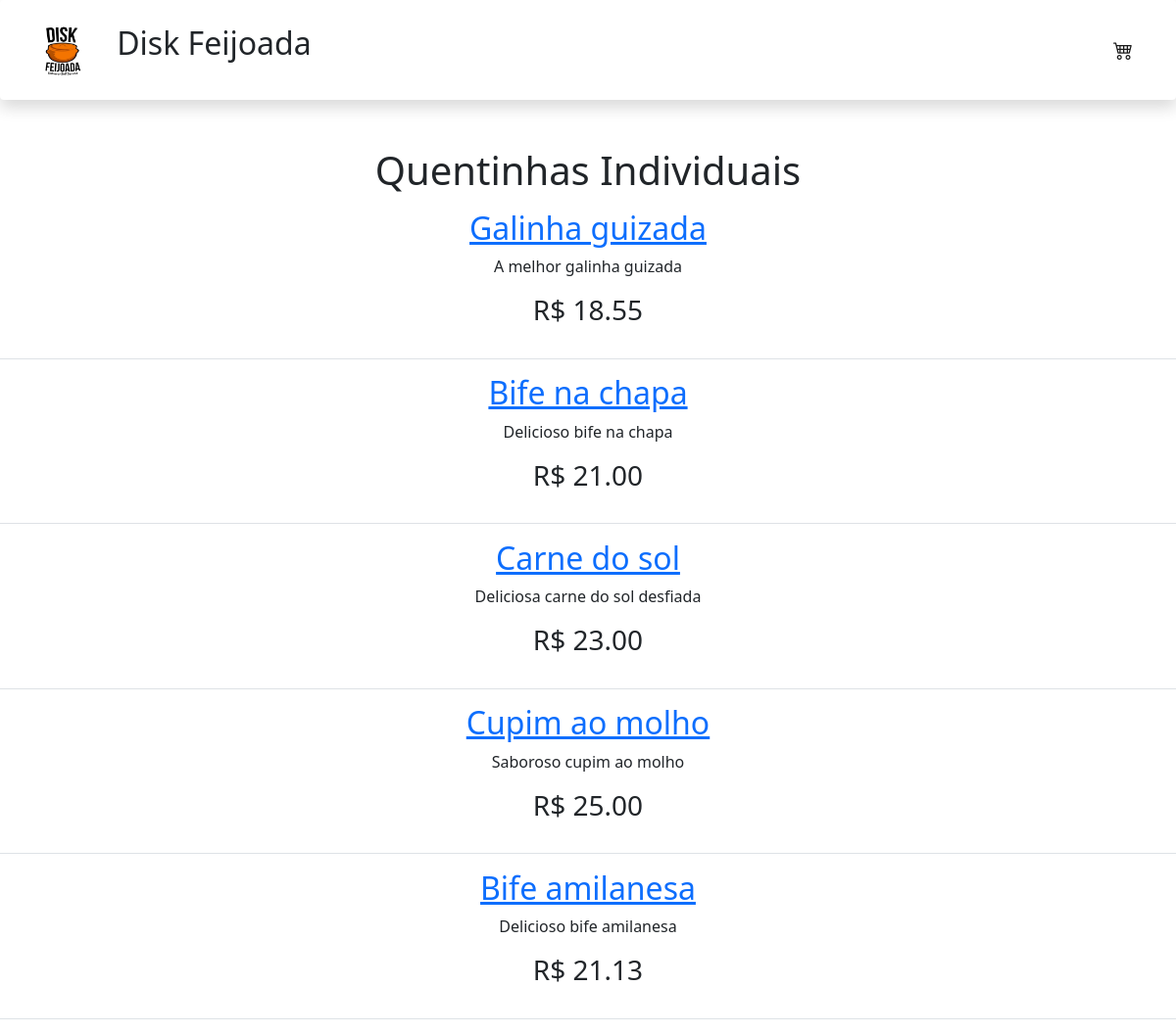
Page /quentinhas/ on the committed database.
### products/models.py (models this page shows, shortened)
class Quentinha(models.Model):
    title = models.CharField(max_length=50)
    description = models.TextField(max_length=150)
    price = models.FloatField(null=True)
    acompanhamentos = models.ManyToManyField(Acompanhamentos)
    thumb = models.ImageField(blank=True)
    def get_absolute_url(self):
        return reverse("products:quentinha-detail", kwargs={"id": self.id})

### products/views.py (the view)
# urls.py: path('quentinhas/', QuentinhasListView.as_view(), name='quentinha-list'),
class QuentinhasListView(ListView):
    template_name = 'product_list.html'
    queryset = Quentinha.objects.all()

### products/templates/product_list.html (shortened to what this page needs)
{% extends 'home.html'%}
{% block content %}
<h1 style='text-align:center'>Quentinhas Individuais </h1>
{% for instance in object_list %}
<table class='table'>
<tbody>
<td>
    <tr>
        <a href="{{instance.get_absolute_url}}"> <h2 style='text-align:center'> {{instance.title}} </h2></a>
        <p style='text-align:center'> {{instance.description }} </p>
        <h3><p style='text-align:center' class='px-20'> R$ {{instance.price|floatformat:2}}</p></h3>
    </tr>
</td>
</tbody>
</table>
{% endfor %}
{% endblock %}

### rows in the picture
Quentinha: title "Galinha guizada", description "A melhor galinha guizada", price "18.55"
Quentinha: title "Bife na chapa", description "Delicioso bife na chapa", price "21.00"
Quentinha: title "Carne do sol", description "Deliciosa carne do sol desfiada", price "23.00"
Quentinha: title "Cupim ao molho", description "Saboroso cupim ao molho", price "25.00"
Quentinha: title "Bife amilanesa", description "Delicioso bife amilanesa", price "21.13"
